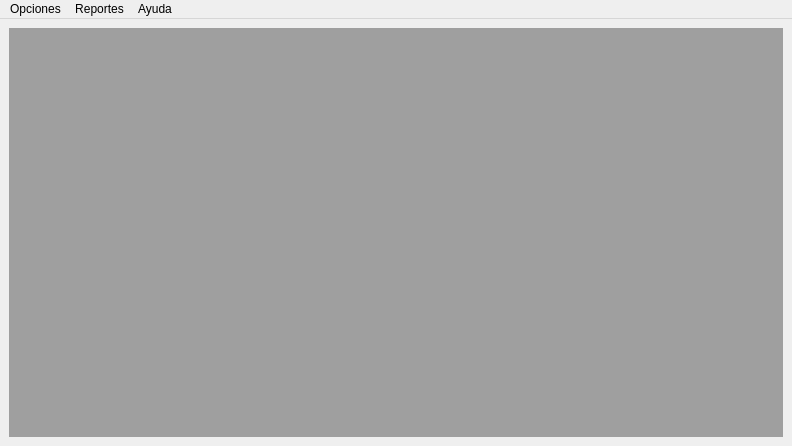
<?xml version="1.0" encoding="UTF-8"?>
<ui version="4.0">
 <class>AdminVew</class>
 <widget class="QMainWindow" name="AdminVew">
  <property name="geometry">
   <rect>
    <x>0</x>
    <y>0</y>
    <width>792</width>
    <height>446</height>
   </rect>
  </property>
  <property name="windowTitle">
   <string>MainWindow</string>
  </property>
  <widget class="QWidget" name="centralwidget">
   <layout class="QVBoxLayout" name="verticalLayout">
    <item>
     <widget class="QMdiArea" name="mdiArea"/>
    </item>
   </layout>
  </widget>
  <widget class="QMenuBar" name="menubar">
   <property name="geometry">
    <rect>
     <x>0</x>
     <y>0</y>
     <width>792</width>
     <height>25</height>
    </rect>
   </property>
   <widget class="QMenu" name="menuOpciones">
    <property name="title">
     <string>Opciones</string>
    </property>
    <addaction name="separator"/>
    <addaction name="actionAdministrar_Usuarios"/>
    <addaction name="actionCarga_De_Usuarios"/>
    <addaction name="separator"/>
    <addaction name="actionCarga_De_Relaciones"/>
    <addaction name="separator"/>
    <addaction name="actionCarga_De_Publicaciones"/>
    <addaction name="separator"/>
    <addaction name="actionSalir"/>
   </widget>
   <widget class="QMenu" name="menuReportes">
    <property name="title">
     <string>Reportes</string>
    </property>
    <addaction name="separator"/>
    <addaction name="actionArbol_AVL_Usuarios"/>
    <addaction name="separator"/>
    <addaction name="actionLista_General_Publicaciones"/>
   </widget>
   <widget class="QMenu" name="menuAcerca_De">
    <property name="title">
     <string>Ayuda</string>
    </property>
    <addaction name="actionAcerca_De"/>
   </widget>
   <addaction name="menuOpciones"/>
   <addaction name="menuReportes"/>
   <addaction name="menuAcerca_De"/>
  </widget>
  <action name="actionCarga_De_Usuarios">
   <property name="text">
    <string>Carga De Usuarios</string>
   </property>
  </action>
  <action name="actionCarga_De_Relaciones">
   <property name="text">
    <string>Carga De Relaciones</string>
   </property>
  </action>
  <action name="actionCarga_De_Publicaciones">
   <property name="text">
    <string>Carga De Publicaciones</string>
   </property>
  </action>
  <action name="actionSalir">
   <property name="text">
    <string>Salir</string>
   </property>
  </action>
  <action name="actionArbol_AVL_Usuarios">
   <property name="text">
    <string>Arbol AVL Usuarios</string>
   </property>
  </action>
  <action name="actionLista_General_Publicaciones">
   <property name="text">
    <string>Lista General Publicaciones</string>
   </property>
  </action>
  <action name="actionAcerca_De">
   <property name="text">
    <string>Acerca De</string>
   </property>
  </action>
  <action name="actionAdministrar_Usuarios">
   <property name="text">
    <string>Administrar Usuarios</string>
   </property>
  </action>
 </widget>
 <resources/>
 <connections/>
</ui>
